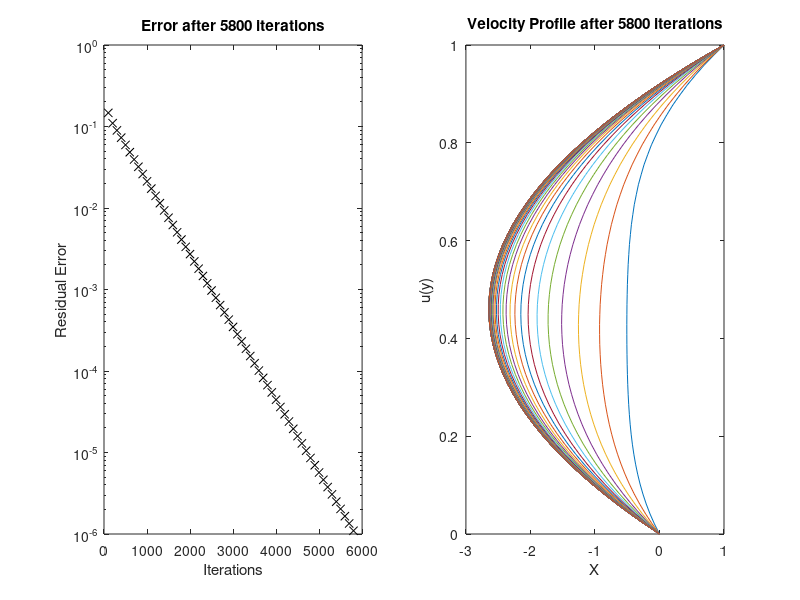

Write MATLAB code to recreate this figure.
%% 2-D PLANE POISEULLE FLOW AND COUETTE FLOW

%% CLEAR SCREEN
clc
close all
clear all
%% CREATING THE MESH
domain_size=1;                          % Define the domain size
node_points=50;                         % Number of Grid Points
h=domain_size/(node_points-1);          % Size of each element of the mesh
mu = 2 ;                                % Viscosity

u(1)=0;                                 
u(node_points)=1;                       % For couette Flow change this to say 1m/s            

u_new(1)=0;
u_new(node_points)=1;

if u(node_points) == 1
    sprintf("This is Couette flow simulation")
else
    sprintf("This is Plane Poiseulle flow simulation")
end

dpdx = 50;                              % Pressure Gradient, negative value is favourable pressure gradient here

error_mag=1;                            % Error estimation
error_req=1e-6;                         % Threshold Error
iterations=0;                           % No of iterations
error_record = 0;                       % Array to record Errors
%% SOLUTION
while error_mag>error_req;
    for i=2:node_points-1
        u_new(i) = (u(i-1) + u(i+1) - (h*h*dpdx/mu))/2; % using the finite difference method
        
    end
    iterations=iterations+1;
    error_mag=0;
    for i=2:node_points-1;
        error_mag=error_mag+abs(u(i) - u_new(i));
        error_record(iterations) = error_mag;
    end
     if(rem(iterations, 100)) == 0                        % Plots the residual error
       figure(1);
       hold on
       subplot(1,2,1)
       semilogy(iterations, error_record(iterations), '-kx')
       xlabel('Iterations')
       ylabel('Residual Error')
       
      
       figure(1);
       hold on
      
       title(sprintf('Error after %d iterations', iterations))
       subplot(1,2,2)
        
       plot(u,linspace(0, domain_size, node_points))
       xlabel('X')
       ylabel('u(y)')
    
       title(sprintf('Velocity Profile after %d iterations', iterations))
       figure(1)
       hold on
       
       
      
    end
    u=u_new;
end
sprintf("Solution has converged")


    








    
    
